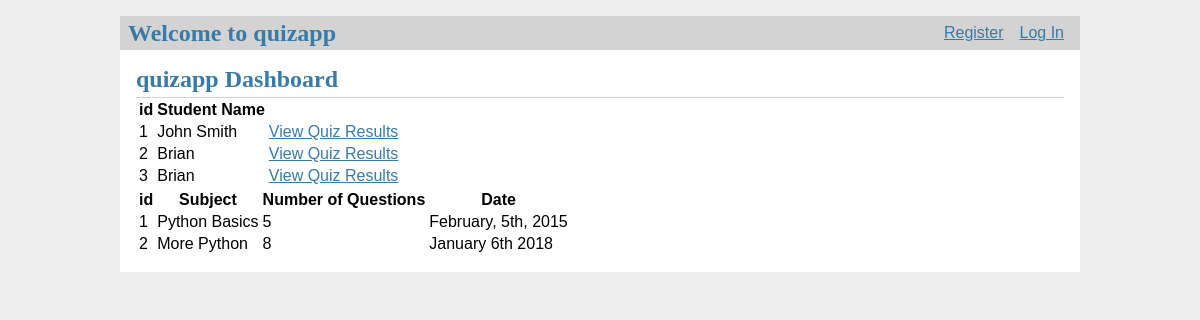
The page / on the database its author committed.
### tables this page shows
CREATE TABLE students (
    id INTEGER PRIMARY KEY AUTOINCREMENT, 
    name TEXT
    );

CREATE TABLE quizzes (
    quiz_id INTEGER PRIMARY KEY AUTOINCREMENT, 
    subject TEXT NOT NULL, 
    length INTEGER NOT NULL, 
    date TEXT NOT NULL);

### quizapp/dashboard.py (the view)
@bp.route('/')
def index():
    db = get_db()
    students = db.execute(
        'SELECT id, name FROM students'
    ).fetchall()
    quizzes = db.execute(
        'SELECT quiz_id, subject, length, date FROM quizzes'
    ).fetchall()
    return render_template('dashboard/dashboard.html', students=students, quizzes=quizzes)

### quizapp/auth.py (called while the page is built)
@bp.before_app_request
def load_logged_in_user():
    user_id = session.get('user_id')
    if user_id is None:
        g.user = None
    else:
        g.user = get_db().execute(
            'SELECT * FROM user WHERE id = ?', (user_id,)
        ).fetchone()

### quizapp/db.py (called while the page is built)
def get_db():
    if 'db' not in g:
        g.db = lite.connect(
            current_app.config['DATABASE'],
            detect_types=lite.PARSE_DECLTYPES
        )
        g.db.row_factory = lite.Row
    return g.db

### quizapp/templates/dashboard/dashboard.html (shortened to what this page needs)
{% extends 'base.html' %}
{% block header %}
  <h1>{% block title %}quizapp Dashboard{% endblock %}</h1>
{% endblock %}
{% block content %}
    <table>
        <tr>
            <th>id</th>
            <th>Student Name</th>
        </tr>
        {% for student in students %}
            <tr>
                <td>{{ student['id'] }}</td>
                <td>{{ student['name'] }}</td>
                <td><a class="action" href="{{ url_for('dashboard.view_results', id=student['id']) }}">View Quiz Results</a></td>
            </tr>
        {% endfor %}
    </table>
    <table>
        <tr>
            <th>id</th>
            <th>Subject</th>
            <th>Number of Questions</th>
            <th>Date</th>
        </tr>
        {% for quiz in quizzes %}
            <tr>
                <td>{{ quiz['quiz_id'] }}</td>
                <td>{{ quiz['subject'] }}</td>
                <td>{{ quiz['length'] }}</td>
                <td>{{ quiz['date'] }}</td>
            </tr>
        {% endfor %}
    </table>
{% endblock %}

### quizapp/static/style.css (style rules this page uses)
h1 { font-family: serif; color: #377ba8; margin: 1rem 0; }
a { color: #377ba8; }
.content > header h1 { flex: auto; margin: 1rem 0 0.25rem 0; }

### rows shown on the page
students: id "1", name "John Smith"
students: id "2", name "Brian"
students: id "3", name "Brian"
quizzes: quiz_id "1", subject "Python Basics", length "5", date "February, 5th, 2015"
quizzes: quiz_id "2", subject "More Python", length "8", date "January 6th 2018"
